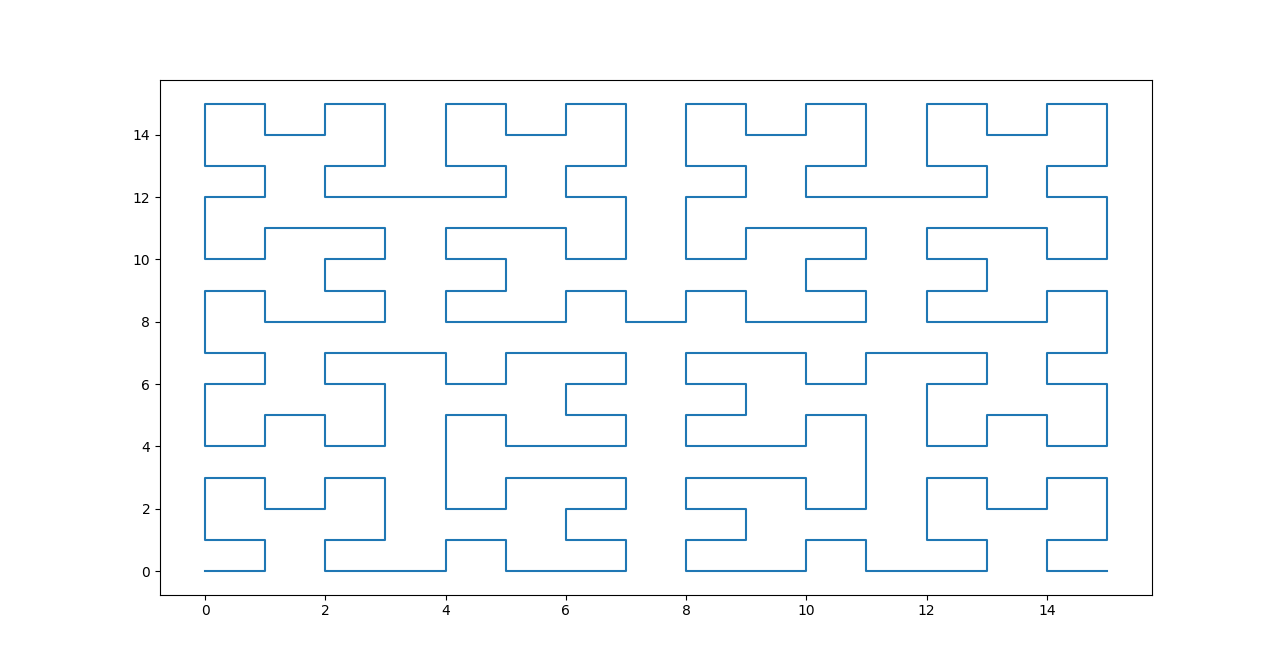

Source code (Python):
import numpy as np
import matplotlib.pyplot as mplt
from matplotlib.animation import FuncAnimation

def Hilbert(i):
    global points, order

    index = i&3
    v = np.array(points[index])
    for j in range(1, order):
        i = i >> 2
        index = i&3
        len = 2**j
        if(index == 0):
            temp = v[0]; v[0] = v[1]; v[1] = temp
        elif(index == 1):
            v[1] += len
        elif(index == 2):
            v[0] += len; v[1] += len
        elif(index == 3):
            temp = len - 1 - v[0]
            v[0] = len - 1 - v[1]
            v[1] = temp; v[0] += len
    return v;  

fig, ax = mplt.subplots(1)

order = 4; N = int(2**order); total = N**2
points = np.zeros([4, 2]); points[0] = [0, 0]; points[1] = [0, 1]; points[2] = [1, 1]; points[3] = [1, 0]

width = 1; heighth = 1; len = width / N
xAxis = np.arange(100); yAxis = np.arange(100); X, Y = np.meshgrid(xAxis, yAxis)

path = np.zeros([total, 2]); xCoords = []; yCoords = []
for i in range(total):
    path[i] = Hilbert(i)
    xCoords.append(path[i][0]); yCoords.append(path[i][1])

ax.plot(xCoords, yCoords)
mplt.show()
